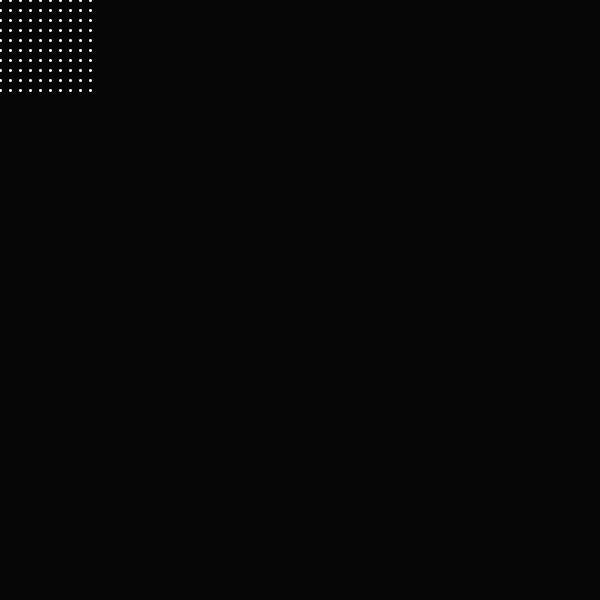
Frame 1 (no input)
Frame 60 (the mouse pressed at the canvas centre just before this capture): identical to frame 1, image omitted
Frame 120 (the mouse held since frame 60 and released just before this capture): identical to frame 1, image omitted

The Processing sketch that drew this single still picture (run headless with seeded random() and noise(); from frame 60 on, the mouse is pressed at the canvas centre):

// Processing sketch: array_2d_1
// ── array_2d_1.pde
int COLS_NUM = 10;
int ROWS_NUM = 10;

float[][] posx = new float[COLS_NUM][ROWS_NUM];
float[][] posy = new float[COLS_NUM][ROWS_NUM];

void setup() {
  size(600,600);
  
  for (int i = 0; i < posx.length; i++) {
    for (int j = 0; j < posx[0].length; j++) {
      posx[i][j] = i * 10;
      posy[i][j] = j * 10;
    }
  }

  strokeWeight(3);
  stroke(255);
}

void draw() {
  background(5);
  
  for (int i = 0; i < posx.length; i++) {
    for (int j = 0; j < posx[0].length; j++) {
      point(posx[i][j], posy[i][j]);
    }
  }
  
}
